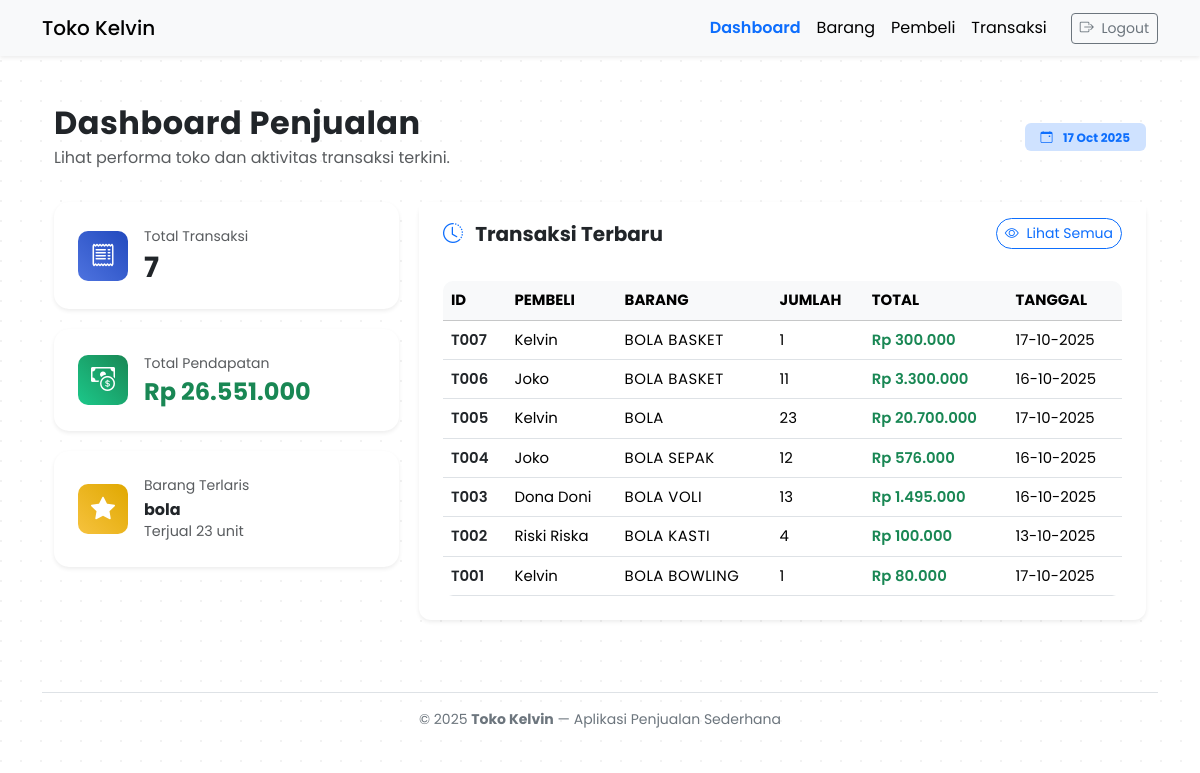
Page /index.php (signed in) on the committed database.
### tables this page shows
CREATE TABLE `transaksi` (
  `id_transaksi` varchar(25) NOT NULL,
  `id_pembeli` varchar(25) NOT NULL,
  `id_barang` varchar(25) NOT NULL,
  `jumlah` int(11) NOT NULL CHECK (`jumlah` > 0),
  `total_harga` decimal(10,2) NOT NULL,
  `tanggal` date NOT NULL DEFAULT curdate()
);

CREATE TABLE `pembeli` (
  `id_pembeli` varchar(25) NOT NULL,
  `nama_pembeli` varchar(100) NOT NULL,
  `alamat` text NOT NULL,
  `no_hp` varchar(15) NOT NULL
);

CREATE TABLE `barang` (
  `id_barang` varchar(25) NOT NULL,
  `nama_barang` varchar(100) NOT NULL,
  `harga` decimal(10,2) NOT NULL CHECK (`harga` >= 0),
  `stok` int(11) NOT NULL CHECK (`stok` >= 0)
);

### index.php (the view, shortened to what this page needs)
<?php
require_once __DIR__ . '../config/database.php';
include __DIR__ . '../includes/header.php';
$res = $conn->query("SELECT COUNT(*) AS total FROM transaksi");
$total_transaksi = $res->fetch_assoc()['total'] ?? 0;
$res = $conn->query("SELECT COALESCE(SUM(total_harga),0) AS pendapatan FROM transaksi");
$total_pendapatan = $res->fetch_assoc()['pendapatan'] ?? 0;
$res = $conn->query("
  SELECT b.nama_barang, SUM(t.jumlah) AS total_jual
  FROM transaksi t
  JOIN barang b ON t.id_barang = b.id_barang
  GROUP BY b.id_barang
  ORDER BY total_jual DESC
  LIMIT 1
");
$barang_terlaris = $res->fetch_assoc();
?>
<div class="container py-4 fade-in">
  <div class="dashboard-header d-flex justify-content-between align-items-center">
    <div>
      <h2 class="fw-bold text-dark mb-1">Dashboard Penjualan</h2>
      <p class="text-muted mb-0">Lihat performa toko dan aktivitas transaksi terkini.</p>
    </div>
    <span class="badge bg-primary-subtle text-primary p-2 px-3">
      <i class="bi bi-calendar-event me-2"></i> <?= date('d M Y') ?>
    </span>
  </div>
  <div class="dashboard-wrapper">
    <div class="left-panel">
      <div class="stat-card shadow-sm border-0 p-4 bg-white">
        <div class="d-flex align-items-center">
          <div class="icon-square bg-gradient-primary text-white me-3">
            <i class="bi bi-receipt fs-4"></i>
          </div>
          <div>
            <p class="text-muted small mb-1">Total Transaksi</p>
            <h3 class="fw-bold mb-0"><?= $total_transaksi ?></h3>
          </div>
        </div>
      </div>
      <div class="stat-card shadow-sm border-0 p-4 bg-white">
        <div class="d-flex align-items-center">
          <div class="icon-square bg-gradient-success text-white me-3">
            <i class="bi bi-cash-coin fs-4"></i>
          </div>
          <div>
            <p class="text-muted small mb-1">Total Pendapatan</p>
            <h4 class="fw-bold text-success mb-0">Rp <?= number_format($total_pendapatan, 0, ',', '.') ?></h4>
          </div>
        </div>
      </div>
      <div class="stat-card shadow-sm border-0 p-4 bg-white">
        <div class="d-flex align-items-center">
          <div class="icon-square bg-gradient-warning text-white me-3">
            <i class="bi bi-star-fill fs-4"></i>
          </div>
          <div>
            <p class="text-muted small mb-1">Barang Terlaris</p>
            <h6 class="fw-bold mb-0"><?= $barang_terlaris['nama_barang'] ?? '-' ?></h6>
            <small class="text-muted">Terjual <?= $barang_terlaris['total_jual'] ?? 0 ?> unit</small>
          </div>
        </div>
      </div>
    </div>
    <div class="right-panel">
      <div class="card border-0 shadow-sm">
        <div class="card-header bg-white border-0 px-4 py-3 d-flex justify-content-between align-items-center">
          <h5 class="fw-bold text-dark mb-0">
            <i class="bi bi-clock-history text-primary me-2"></i> Transaksi Terbaru
          </h5>
          <a href="public/transaksi.php" class="btn btn-sm btn-outline-primary rounded-pill">
            <i class="bi bi-eye me-1"></i> Lihat Semua
          </a>
        </div>
        <div class="card-body px-4 pb-4">
          <?php
          $query = "
            SELECT
              t.id_transaksi,
              p.nama_pembeli,
              b.nama_barang,
              t.jumlah,
              t.total_harga,
              DATE_FORMAT(t.tanggal, '%d-%m-%Y') AS tanggal
            FROM transaksi t
            JOIN pembeli p ON t.id_pembeli = p.id_pembeli
            JOIN barang b ON t.id_barang = b.id_barang
            ORDER BY t.id_transaksi DESC
            LIMIT 10
          ";
          $result = $conn->query($query);
          ?>
          <div class="table-responsive">
            <table class="table align-middle table-hover mb-0">
              <thead class="table-light">
                <tr class="text-muted small text-uppercase">
                  <th>ID</th>
                  <th>Pembeli</th>
                  <th>Barang</th>
                  <th>Jumlah</th>
                  <th>Total</th>
                  <th>Tanggal</th>
                </tr>
              </thead>
              <tbody>
                <?php if ($result && $result->num_rows > 0): ?>
                  <?php while ($row = $result->fetch_assoc()): ?>
                    <tr>
                      <td class="fw-semibold text-dark"><?= htmlspecialchars($row['id_transaksi']) ?></td>
                      <td><?= htmlspecialchars($row['nama_pembeli']) ?></td>
                      <td class="text-uppercase"><?= htmlspecialchars($row['nama_barang']) ?></td>
                      <td><?= htmlspecialchars($row['jumlah']) ?></td>
                      <td class="text-success fw-semibold">Rp <?= number_format($row['total_harga'], 0, ',', '.') ?></td>
                      <td><?= htmlspecialchars($row['tanggal']) ?></td>
                    </tr>
                  <?php endwhile; ?>
                <?php else: ?>
                  <tr>
                    <td colspan="6" class="text-center text-muted py-4">Belum ada transaksi tercatat.</td>
                  </tr>
                <?php endif; ?>
              </tbody>
            </table>
          </div>
        </div>
      </div>
    </div>
  </div>
</div>
<?php include __DIR__ . '../includes/footer.php'; ?>

### style.css (style rules this page uses)
body { background: linear-gradient(135deg, #f0f9ff, #e0f2fe); background-image: radial-gradient(circle at 1px 1px, rgba(0,0,0,0.05) 1px, transparent 0); background-size: 20px 20px; font-family: 'Poppins', sans-serif; }
.dashboard-header { margin-bottom: 2rem; }
.stat-card { border-radius: 15px; transition: transform 0.2s ease; }
.icon-square { width: 50px; height: 50px; border-radius: 10px; display: flex; align-items: center; justify-content: center; }
.bg-gradient-primary { background: linear-gradient(45deg, #4e73df, #224abe); }
.bg-gradient-success { background: linear-gradient(45deg, #1cc88a, #198754); }
.bg-gradient-warning { background: linear-gradient(45deg, #f6c23e, #e0a800); }
.dashboard-wrapper { display: flex; flex-wrap: wrap; gap: 20px; }
.left-panel { flex: 1 1 30%; display: flex; flex-direction: column; gap: 20px; }
.right-panel { flex: 1 1 65%; }
.dashboard-header { display: flex; justify-content: space-between; align-items: center; }
h2.text-dark { font-weight: 700; letter-spacing: 0.5px; }
.table { border-radius: 10px; overflow: hidden; }
.table td, .table th { vertical-align: middle; font-size: 0.93rem; }
.table td.text-uppercase { letter-spacing: 0.5px; }
.card { border-radius: 12px; transition: all 0.2s ease-in-out; }
h5, h6 { font-weight: 600; }
small { font-size: 0.9rem; }
.card.border-0.shadow-sm { border-radius: 12px; box-shadow: 0 5px 12px rgba(0, 0, 0, 0.05); transition: all 0.25s ease; }

### rows in the picture
transaksi: id_transaksi "T007", id_pembeli.nama_pembeli "Kelvin", id_barang.nama_barang "BOLA BASKET", jumlah "1", total_harga "300.000", tanggal "17-10-2025"
transaksi: id_transaksi "T006", id_pembeli.nama_pembeli "Joko", id_barang.nama_barang "BOLA BASKET", jumlah "11", total_harga "3.300.000", tanggal "16-10-2025"
transaksi: id_transaksi "T005", id_pembeli.nama_pembeli "Kelvin", id_barang.nama_barang "BOLA", jumlah "23", total_harga "20.700.000", tanggal "17-10-2025"
transaksi: id_transaksi "T004", id_pembeli.nama_pembeli "Joko", id_barang.nama_barang "BOLA SEPAK", jumlah "12", total_harga "576.000", tanggal "16-10-2025"
transaksi: id_transaksi "T003", id_pembeli.nama_pembeli "Dona Doni", id_barang.nama_barang "BOLA VOLI", jumlah "13", total_harga "1.495.000", tanggal "16-10-2025"
transaksi: id_transaksi "T002", id_pembeli.nama_pembeli "Riski Riska", id_barang.nama_barang "BOLA KASTI", jumlah "4", total_harga "100.000", tanggal "13-10-2025"
transaksi: id_transaksi "T001", id_pembeli.nama_pembeli "Kelvin", id_barang.nama_barang "BOLA BOWLING", jumlah "1", total_harga "80.000", tanggal "17-10-2025"

### other values in the picture
$total_transaksi "7"
$total_pendapatan "26.551.000"
$barang_terlaris['nama_barang'] "bola"
$barang_terlaris['total_jual'] "23"
